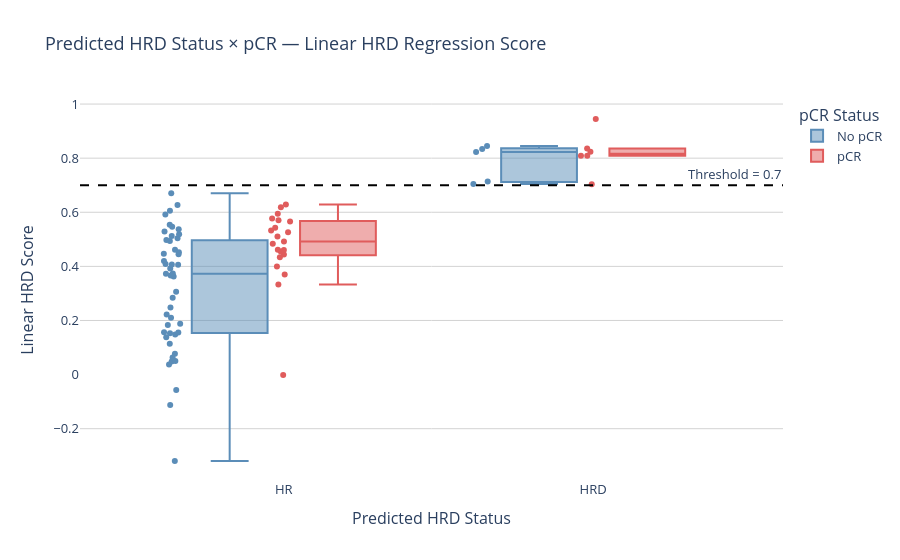
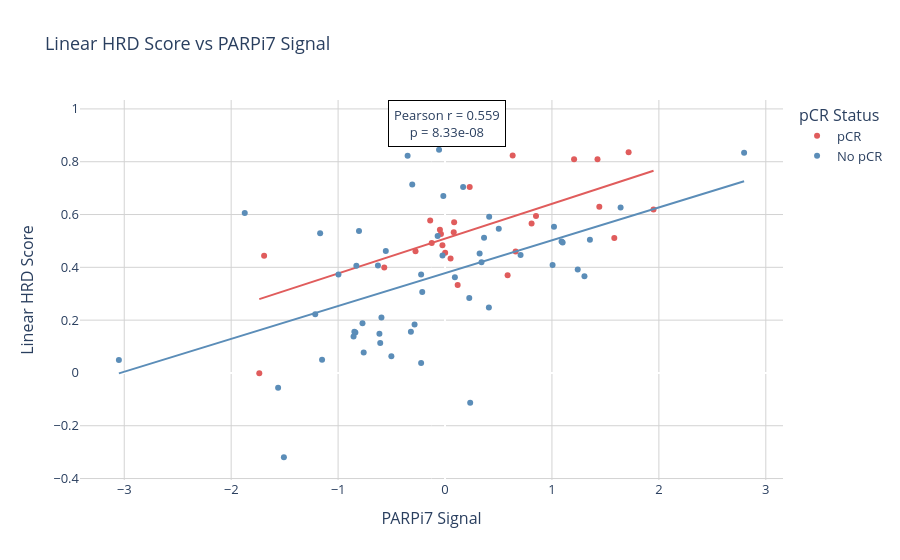
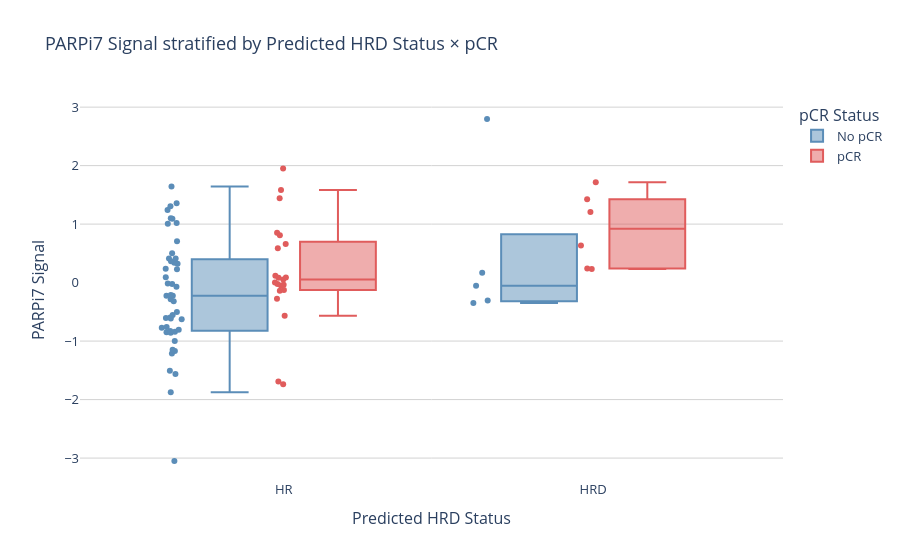

Notebook source saved alongside these figures, in order:
### Code cell
import warnings
import plotly.express as px
from scipy.stats import ttest_ind, mannwhitneyu, pearsonr
warnings.filterwarnings('ignore', category=pd.errors.PerformanceWarning)
best_threshold = 0.7
# ── 1. Load & prep ISPY2 expression data ─────────────────────────────────────

ispy2_expr = pd.read_csv(
    'softHRD_val_data/GSE173839_ISPY2_AgilentGeneExp_durvaPlusCtr_FFPE_meanCol_geneLevel_n105.txt',
    sep='\t'
)
ispy2_expr.set_index('GeneName', inplace=True)
ispy2_expr_transposed = ispy2_expr.T
ispy2_expr_transposed.sort_index(inplace=True)
ispy2_expr_transposed.dropna(inplace=True)

# ── 2. Load & prep ISPY2 response data ───────────────────────────────────────

ispy2_response = pd.read_csv('softHRD_val_data/GSE173839_ISPY2_DurvalumabOlaparibArm_biomarkers.csv')
ispy2_response.loc[ispy2_response["pCR.status"] == -1, "pCR.status"] = 0
ispy2_response["ResearchID"] = ispy2_response["ResearchID"].astype(str).str.strip()
ispy2_response.sort_values(by='ResearchID', inplace=True)
ispy2_response.set_index('ResearchID', inplace=True)

# ── 3. Align samples ──────────────────────────────────────────────────────────

common_indices         = ispy2_expr_transposed.index.intersection(ispy2_response.index)
ispy2_expr_aligned     = ispy2_expr_transposed.loc[common_indices]
ispy2_response_aligned = ispy2_response.loc[common_indices].copy()
print(f"Aligned samples: {len(common_indices)}")

# ── 4. Match features to training set ────────────────────────────────────────

training_features = list(common_vae_genes.columns)
common_features   = [f for f in training_features if f in ispy2_expr_aligned.columns]
missing_features  = [f for f in training_features if f not in ispy2_expr_aligned.columns]

print(f"Training features : {len(training_features)}")
print(f"Matched           : {len(common_features)}")
print(f"Missing           : {len(missing_features)}  → filled with 0")

# Build validation matrix column-by-column (avoids shape/duplicate issues)
validation_subset = pd.DataFrame(0.0, index=ispy2_expr_aligned.index, columns=training_features)
for feat in common_features:
    validation_subset[feat] = ispy2_expr_aligned[feat].values

assert validation_subset.shape[1] == best_model.n_features_in_, \
    f"Shape mismatch: {validation_subset.shape[1]} vs {best_model.n_features_in_}"
print(f"✓ Validation matrix shape: {validation_subset.shape}")

# ── 5. Scale ──────────────────────────────────────────────────────────────────

val_scaler = StandardScaler()
val_scaled = val_scaler.fit_transform(validation_subset)

# ── 6. Predict ────────────────────────────────────────────────────────────────

pred_linear = best_model.predict(val_scaled)                        # continuous
pred_binary = (pred_linear >= best_threshold).astype(int)           # numpy array

# Safe mapping without .map()
ispy2_response_aligned['predictions_linear'] = pred_linear
ispy2_response_aligned['predictions_binary'] = pred_binary
ispy2_response_aligned['HRD_predicted']      = np.where(pred_binary == 1, 'HRD', 'HR')
ispy2_response_aligned['pCR_label']          = np.where(
    ispy2_response_aligned['pCR.status'] == 1, 'pCR', 'No pCR'
)

print(f"\nPredicted HRD : {pred_binary.sum()}  |  HR : {(pred_binary == 0).sum()}")
print(f"pCR           : {(ispy2_response_aligned['pCR.status']==1).sum()}  "
      f"|  No pCR : {(ispy2_response_aligned['pCR.status']==0).sum()}")

# ── 7. Statistical tests ──────────────────────────────────────────────────────

def run_stats(group0, group1, label0, label1, metric):
    t_stat, p_t = ttest_ind(group0, group1, equal_var=False)
    u_stat, p_u = mannwhitneyu(group0, group1, alternative='two-sided')
    print(f"\n  {metric}  —  {label0} vs {label1}")
    print(f"  Welch's t  : t = {t_stat:.4f},  p = {p_t:.4f}")
    print(f"  Mann-Whitney U : U = {u_stat:.4f},  p = {p_u:.4f}")
    return p_t, p_u

df = ispy2_response_aligned

print("\n" + "="*60)
print("STATISTICAL TESTS")
print("="*60)

df = df[df['predictions_linear'] <= 1]
run_stats(
    df.loc[df['pCR.status'] == 0, 'predictions_linear'],
    df.loc[df['pCR.status'] == 1, 'predictions_linear'],
    'No pCR', 'pCR', 'Linear HRD score ~ pCR'
)

run_stats(
    df.loc[df['predictions_binary'] == 0, 'PARPi7_sig.'],
    df.loc[df['predictions_binary'] == 1, 'PARPi7_sig.'],
    'HR', 'HRD', 'PARPi7 ~ predicted HRD'
)

run_stats(
    df.loc[(df['predictions_binary'] == 0) & (df['pCR.status'] == 0), 'PARPi7_sig.'],
    df.loc[(df['predictions_binary'] == 1) & (df['pCR.status'] == 1), 'PARPi7_sig.'],
    'HR & No pCR', 'HRD & pCR', 'PARPi7 ~ HRD+pCR concordance'
)

r_val, p_val = pearsonr(df['PARPi7_sig.'], df['predictions_linear'])
print(f"\n  Pearson r (linear score vs PARPi7) : r = {r_val:.4f},  p = {p_val:.4e}")

# ── 8. Plot 1 — Linear HRD score by predicted HRD status × pCR ───────────────

fig1 = px.box(
    df, x='HRD_predicted', y='predictions_linear', color='pCR_label',
    points='all',
    category_orders={'HRD_predicted': ['HR', 'HRD'], 'pCR_label': ['No pCR', 'pCR']},
    color_discrete_map={'pCR': '#E05C5C', 'No pCR': '#5B8DB8'},
    title='Predicted HRD Status × pCR — Linear HRD Regression Score',
    labels={
        'HRD_predicted':      'Predicted HRD Status',
        'predictions_linear': 'Linear HRD Score',
        'pCR_label':          'pCR Status'
    }
)
fig1.add_hline(
    y=best_threshold, line_dash='dash', line_color='black',
    annotation_text=f'Threshold = {best_threshold}',
    annotation_position='top right'
)
fig1.update_layout(
    font=dict(size=13), plot_bgcolor='white',
    yaxis=dict(gridcolor='lightgrey'), boxmode='group'
)
fig1.show()

# ── Plot 2 — Linear HRD score vs PARPi7 (scatter + OLS) ──────────────────────

fig2 = px.scatter(
    df, x='PARPi7_sig.', y='predictions_linear',
    color='pCR_label', trendline='ols',
    color_discrete_map={'pCR': '#E05C5C', 'No pCR': '#5B8DB8'},
    title='Linear HRD Score vs PARPi7 Signal',
    labels={
        'PARPi7_sig.':        'PARPi7 Signal',
        'predictions_linear': 'Linear HRD Score',
        'pCR_label':          'pCR Status'
    }
)
fig2.add_annotation(
    x=df['PARPi7_sig.'].mean(), y=df['predictions_linear'].max(),
    text=f"Pearson r = {r_val:.3f}<br>p = {p_val:.2e}",
    showarrow=False, font=dict(size=13),
    bordercolor='black', borderwidth=1,
    borderpad=5, bgcolor='white', opacity=1.0
)
fig2.update_layout(
    font=dict(size=13), plot_bgcolor='white',
    xaxis=dict(gridcolor='lightgrey'), yaxis=dict(gridcolor='lightgrey')
)
fig2.show()

# ── Plot 3 — PARPi7 signal by predicted HRD × pCR ────────────────────────────

fig3 = px.box(
    df, x='HRD_predicted', y='PARPi7_sig.', color='pCR_label',
    points='all',
    category_orders={'HRD_predicted': ['HR', 'HRD'], 'pCR_label': ['No pCR', 'pCR']},
    color_discrete_map={'pCR': '#E05C5C', 'No pCR': '#5B8DB8'},
    title='PARPi7 Signal stratified by Predicted HRD Status × pCR',
    labels={
        'HRD_predicted': 'Predicted HRD Status',
        'PARPi7_sig.':   'PARPi7 Signal',
        'pCR_label':     'pCR Status'
    }
)
fig3.update_layout(
    font=dict(size=13), plot_bgcolor='white',
    yaxis=dict(gridcolor='lightgrey'), boxmode='group'
)
fig3.show()

### Figure 1 — Plotly figure (JSON) as saved in the notebook; plotly's stock layout.template omitted (floating-point values rounded to 4 significant figures)
{"data": [{"alignmentgroup": "True", "boxpoints": "all", "hovertemplate": "pCR Status=No pCR<br>Predicted HRD Status=%{x}<br>Linear HRD Score=%{y}<extra></extra>", "legendgroup": "No pCR", "marker": {"color": "#5B8DB8"}, "name": "No pCR", "notched": false, "offsetgroup": "No pCR", "orientation": "v", "showlegend": true, "type": "box", "x": ["HR", "HR", "HR", "HR", "HR", "HR", "HR", "HR", "HR", "HR", "HR", "HR", "HR", "HR", "HRD", "HR", "HR", "HR", "HR", "HR", "HR", "HR", "HR", "HR", "HR", "HRD", "HR", "HR", "HR", "HR", "HR", "HR", "HR", "HR", "HR", "HR", "HR", "HR", "HR", "HR", "HR", "HR", "HR", "HR", "HR", "HR", "HR", "HRD", "HRD", "HR", "HRD", "HR"], "x0": " ", "xaxis": "x", "y": [0.3666, 0.3725, 0.05004, 0.2219, 0.0636, 0.2477, 0.4061, 0.5122, 0.5463, 0.6058, 0.1381, 0.1485, 0.1881, 0.5041, 0.8226, 0.4195, 0.5293, 0.5373, 0.5913, 0.3733, 0.03766, 0.4941, 0.2103, 0.4525, 0.0773, 0.8453, 0.4068, 0.3622, 0.4451, 0.3063, 0.4614, 0.2839, 0.519, -0.3194, 0.6269, 0.498, 0.1137, 0.5536, 0.6702, 0.1532, 0.1555, 0.4465, 0.1836, -0.05654, -0.1126, 0.4084, 0.1562, 0.8336, 0.7141, 0.3918, 0.7046, 0.04878], "y0": " ", "yaxis": "y"}, {"alignmentgroup": "True", "boxpoints": "all", "hovertemplate": "pCR Status=pCR<br>Predicted HRD Status=%{x}<br>Linear HRD Score=%{y}<extra></extra>", "legendgroup": "pCR", "marker": {"color": "#E05C5C"}, "name": "pCR", "notched": false, "offsetgroup": "pCR", "orientation": "v", "showlegend": true, "type": "box", "x": ["HR", "HR", "HRD", "HR", "HRD", "HR", "HR", "HR", "HR", "HR", "HRD", "HR", "HR", "HR", "HR", "HR", "HRD", "HR", "HR", "HRD", "HRD", "HR", "HR", "HR", "HR", "HR", "HR"], "x0": " ", "xaxis": "x", "y": [0.5424, 0.4335, 0.8235, 0.4601, 0.8089, 0.4612, 0.526, 0.6292, 0.3328, 0.4548, 0.8089, 0.4838, 0.3701, 0.5329, 0.3992, 0.4435, 0.9447, 0.6187, -0.001065, 0.7039, 0.8358, 0.5663, 0.5109, 0.5948, 0.4923, 0.5772, 0.5702], "y0": " ", "yaxis": "y"}], "layout": {"annotations": [{"showarrow": false, "text": "Threshold = 0.7", "x": 1, "xanchor": "right", "xref": "x domain", "y": 0.7, "yanchor": "bottom", "yref": "y"}], "boxmode": "group", "font": {"size": 13}, "legend": {"title": {"text": "pCR Status"}, "tracegroupgap": 0}, "plot_bgcolor": "white", "shapes": [{"line": {"color": "black", "dash": "dash"}, "type": "line", "x0": 0, "x1": 1, "xref": "x domain", "y0": 0.7, "y1": 0.7, "yref": "y"}], "title": {"text": "Predicted HRD Status × pCR — Linear HRD Regression Score"}, "xaxis": {"anchor": "y", "categoryarray": ["HR", "HRD"], "categoryorder": "array", "domain": [0, 1], "title": {"text": "Predicted HRD Status"}}, "yaxis": {"anchor": "x", "domain": [0, 1], "gridcolor": "lightgrey", "title": {"text": "Linear HRD Score"}}}}

### Figure 2 — Plotly figure (JSON) as saved in the notebook; plotly's stock layout.template omitted (floating-point values rounded to 4 significant figures)
{"data": [{"hovertemplate": "pCR Status=pCR<br>PARPi7 Signal=%{x}<br>Linear HRD Score=%{y}<extra></extra>", "legendgroup": "pCR", "marker": {"color": "#E05C5C", "symbol": "circle"}, "mode": "markers", "name": "pCR", "orientation": "v", "showlegend": true, "type": "scatter", "x": [-0.04779, 0.05193, 0.6325, 0.6603, 1.426, -0.276, -0.03821, 1.443, 0.1182, 0.001319, 1.207, -0.02422, 0.5853, 0.08126, -0.5682, -1.692, 0.2427, 1.95, -1.737, 0.2307, 1.717, 0.8096, 1.583, 0.8508, -0.1244, -0.1388, 0.08533], "xaxis": "x", "y": [0.5424, 0.4335, 0.8235, 0.4601, 0.8089, 0.4612, 0.526, 0.6292, 0.3328, 0.4548, 0.8089, 0.4838, 0.3701, 0.5329, 0.3992, 0.4435, 0.9447, 0.6187, -0.001065, 0.7039, 0.8358, 0.5663, 0.5109, 0.5948, 0.4923, 0.5772, 0.5702], "yaxis": "y"}, {"hovertemplate": "<b>OLS trendline</b><br>predictions_linear = 0.131891 * PARPi7_sig. + 0.508661<br>R<sup>2</sup>=0.381256<br><br>pCR Status=pCR<br>PARPi7 Signal=%{x}<br>Linear HRD Score=%{y} <b>(trend)</b><extra></extra>", "legendgroup": "pCR", "marker": {"color": "#E05C5C", "symbol": "circle"}, "mode": "lines", "name": "pCR", "showlegend": false, "type": "scatter", "x": [-1.737, -1.692, -0.5682, -0.276, -0.1388, -0.1244, -0.04779, -0.03821, -0.02422, 0.001319, 0.05193, 0.08126, 0.08533, 0.1182, 0.2307, 0.2427, 0.5853, 0.6325, 0.6603, 0.8096, 0.8508, 1.207, 1.426, 1.443, 1.583, 1.717, 1.95], "xaxis": "x", "y": [0.2796, 0.2855, 0.4337, 0.4723, 0.4904, 0.4923, 0.5024, 0.5036, 0.5055, 0.5088, 0.5155, 0.5194, 0.5199, 0.5243, 0.5391, 0.5407, 0.5859, 0.5921, 0.5957, 0.6154, 0.6209, 0.6679, 0.6967, 0.699, 0.7174, 0.7351, 0.7658], "yaxis": "y"}, {"hovertemplate": "pCR Status=No pCR<br>PARPi7 Signal=%{x}<br>Linear HRD Score=%{y}<extra></extra>", "legendgroup": "No pCR", "marker": {"color": "#5B8DB8", "symbol": "circle"}, "mode": "markers", "name": "No pCR", "orientation": "v", "showlegend": true, "type": "scatter", "x": [1.304, -0.9966, -1.15, -1.214, -0.5019, 0.4102, -0.8292, 0.3649, 0.5027, -1.873, -0.8554, -0.6135, -0.7719, 1.355, -0.3498, 0.3409, -1.168, -0.8045, 0.4128, -0.2236, -0.2235, 1.1, -0.5947, 0.3237, -0.7607, -0.0559, -0.6273, 0.09212, -0.02374, -0.2131, -0.554, 0.2267, -0.069, -1.507, 1.642, 1.09, -0.6061, 1.019, -0.01586, -0.8384, -0.3192, 0.7065, -0.2847, -1.561, 0.2353, 1.006, -0.8478, 2.797, -0.3066, 1.241, 0.1692, -3.05], "xaxis": "x", "y": [0.3666, 0.3725, 0.05004, 0.2219, 0.0636, 0.2477, 0.4061, 0.5122, 0.5463, 0.6058, 0.1381, 0.1485, 0.1881, 0.5041, 0.8226, 0.4195, 0.5293, 0.5373, 0.5913, 0.3733, 0.03766, 0.4941, 0.2103, 0.4525, 0.0773, 0.8453, 0.4068, 0.3622, 0.4451, 0.3063, 0.4614, 0.2839, 0.519, -0.3194, 0.6269, 0.498, 0.1137, 0.5536, 0.6702, 0.1532, 0.1555, 0.4465, 0.1836, -0.05654, -0.1126, 0.4084, 0.1562, 0.8336, 0.7141, 0.3918, 0.7046, 0.04878], "yaxis": "y"}, {"hovertemplate": "<b>OLS trendline</b><br>predictions_linear = 0.124387 * PARPi7_sig. + 0.377809<br>R<sup>2</sup>=0.243371<br><br>pCR Status=No pCR<br>PARPi7 Signal=%{x}<br>Linear HRD Score=%{y} <b>(trend)</b><extra></extra>", "legendgroup": "No pCR", "marker": {"color": "#5B8DB8", "symbol": "circle"}, "mode": "lines", "name": "No pCR", "showlegend": false, "type": "scatter", "x": [-3.05, -1.873, -1.561, -1.507, -1.214, -1.168, -1.15, -0.9966, -0.8554, -0.8478, -0.8384, -0.8292, -0.8045, -0.7719, -0.7607, -0.6273, -0.6135, -0.6061, -0.5947, -0.554, -0.5019, -0.3498, -0.3192, -0.3066, -0.2847, -0.2236, -0.2235, -0.2131, -0.069, -0.0559, -0.02374, -0.01586, 0.09212, 0.1692, 0.2267, 0.2353, 0.3237, 0.3409, 0.3649, 0.4102, 0.4128, 0.5027, 0.7065, 1.006, 1.019, 1.09, 1.1, 1.241, 1.304, 1.355, 1.642, 2.797], "xaxis": "x", "y": [-0.001572, 0.1448, 0.1836, 0.1904, 0.2268, 0.2325, 0.2348, 0.2538, 0.2714, 0.2724, 0.2735, 0.2747, 0.2777, 0.2818, 0.2832, 0.2998, 0.3015, 0.3024, 0.3038, 0.3089, 0.3154, 0.3343, 0.3381, 0.3397, 0.3424, 0.35, 0.35, 0.3513, 0.3692, 0.3709, 0.3749, 0.3758, 0.3893, 0.3989, 0.406, 0.4071, 0.4181, 0.4202, 0.4232, 0.4288, 0.4292, 0.4403, 0.4657, 0.5029, 0.5046, 0.5134, 0.5146, 0.5322, 0.54, 0.5464, 0.5821, 0.7257], "yaxis": "y"}], "layout": {"annotations": [{"bgcolor": "white", "bordercolor": "black", "borderpad": 5, "borderwidth": 1, "font": {"size": 13}, "opacity": 1, "showarrow": false, "text": "Pearson r = 0.559<br>p = 8.33e-08", "x": 0.01973, "y": 0.9447}], "font": {"size": 13}, "legend": {"title": {"text": "pCR Status"}, "tracegroupgap": 0}, "plot_bgcolor": "white", "title": {"text": "Linear HRD Score vs PARPi7 Signal"}, "xaxis": {"anchor": "y", "domain": [0, 1], "gridcolor": "lightgrey", "title": {"text": "PARPi7 Signal"}}, "yaxis": {"anchor": "x", "domain": [0, 1], "gridcolor": "lightgrey", "title": {"text": "Linear HRD Score"}}}}

### Figure 3 — Plotly figure (JSON) as saved in the notebook; plotly's stock layout.template omitted (floating-point values rounded to 4 significant figures)
{"data": [{"alignmentgroup": "True", "boxpoints": "all", "hovertemplate": "pCR Status=No pCR<br>Predicted HRD Status=%{x}<br>PARPi7 Signal=%{y}<extra></extra>", "legendgroup": "No pCR", "marker": {"color": "#5B8DB8"}, "name": "No pCR", "notched": false, "offsetgroup": "No pCR", "orientation": "v", "showlegend": true, "type": "box", "x": ["HR", "HR", "HR", "HR", "HR", "HR", "HR", "HR", "HR", "HR", "HR", "HR", "HR", "HR", "HRD", "HR", "HR", "HR", "HR", "HR", "HR", "HR", "HR", "HR", "HR", "HRD", "HR", "HR", "HR", "HR", "HR", "HR", "HR", "HR", "HR", "HR", "HR", "HR", "HR", "HR", "HR", "HR", "HR", "HR", "HR", "HR", "HR", "HRD", "HRD", "HR", "HRD", "HR"], "x0": " ", "xaxis": "x", "y": [1.304, -0.9966, -1.15, -1.214, -0.5019, 0.4102, -0.8292, 0.3649, 0.5027, -1.873, -0.8554, -0.6135, -0.7719, 1.355, -0.3498, 0.3409, -1.168, -0.8045, 0.4128, -0.2236, -0.2235, 1.1, -0.5947, 0.3237, -0.7607, -0.0559, -0.6273, 0.09212, -0.02374, -0.2131, -0.554, 0.2267, -0.069, -1.507, 1.642, 1.09, -0.6061, 1.019, -0.01586, -0.8384, -0.3192, 0.7065, -0.2847, -1.561, 0.2353, 1.006, -0.8478, 2.797, -0.3066, 1.241, 0.1692, -3.05], "y0": " ", "yaxis": "y"}, {"alignmentgroup": "True", "boxpoints": "all", "hovertemplate": "pCR Status=pCR<br>Predicted HRD Status=%{x}<br>PARPi7 Signal=%{y}<extra></extra>", "legendgroup": "pCR", "marker": {"color": "#E05C5C"}, "name": "pCR", "notched": false, "offsetgroup": "pCR", "orientation": "v", "showlegend": true, "type": "box", "x": ["HR", "HR", "HRD", "HR", "HRD", "HR", "HR", "HR", "HR", "HR", "HRD", "HR", "HR", "HR", "HR", "HR", "HRD", "HR", "HR", "HRD", "HRD", "HR", "HR", "HR", "HR", "HR", "HR"], "x0": " ", "xaxis": "x", "y": [-0.04779, 0.05193, 0.6325, 0.6603, 1.426, -0.276, -0.03821, 1.443, 0.1182, 0.001319, 1.207, -0.02422, 0.5853, 0.08126, -0.5682, -1.692, 0.2427, 1.95, -1.737, 0.2307, 1.717, 0.8096, 1.583, 0.8508, -0.1244, -0.1388, 0.08533], "y0": " ", "yaxis": "y"}], "layout": {"boxmode": "group", "font": {"size": 13}, "legend": {"title": {"text": "pCR Status"}, "tracegroupgap": 0}, "plot_bgcolor": "white", "title": {"text": "PARPi7 Signal stratified by Predicted HRD Status × pCR"}, "xaxis": {"anchor": "y", "categoryarray": ["HR", "HRD"], "categoryorder": "array", "domain": [0, 1], "title": {"text": "Predicted HRD Status"}}, "yaxis": {"anchor": "x", "domain": [0, 1], "gridcolor": "lightgrey", "title": {"text": "PARPi7 Signal"}}}}
